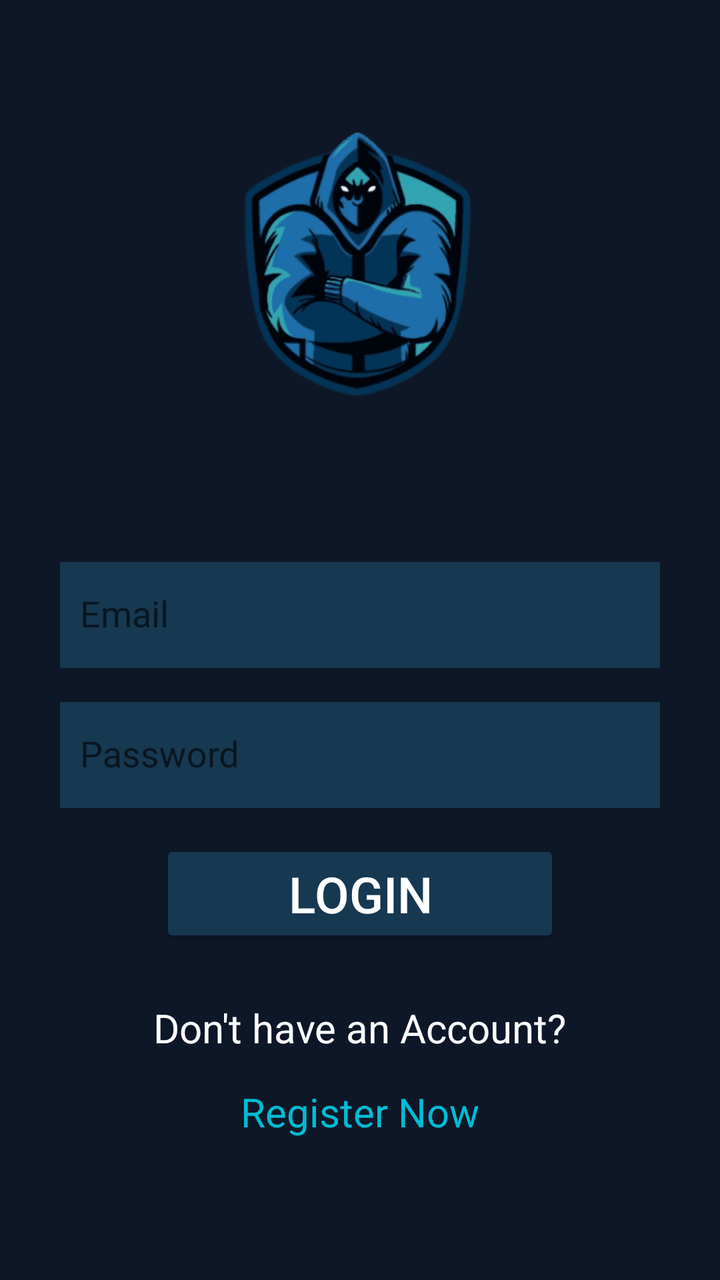
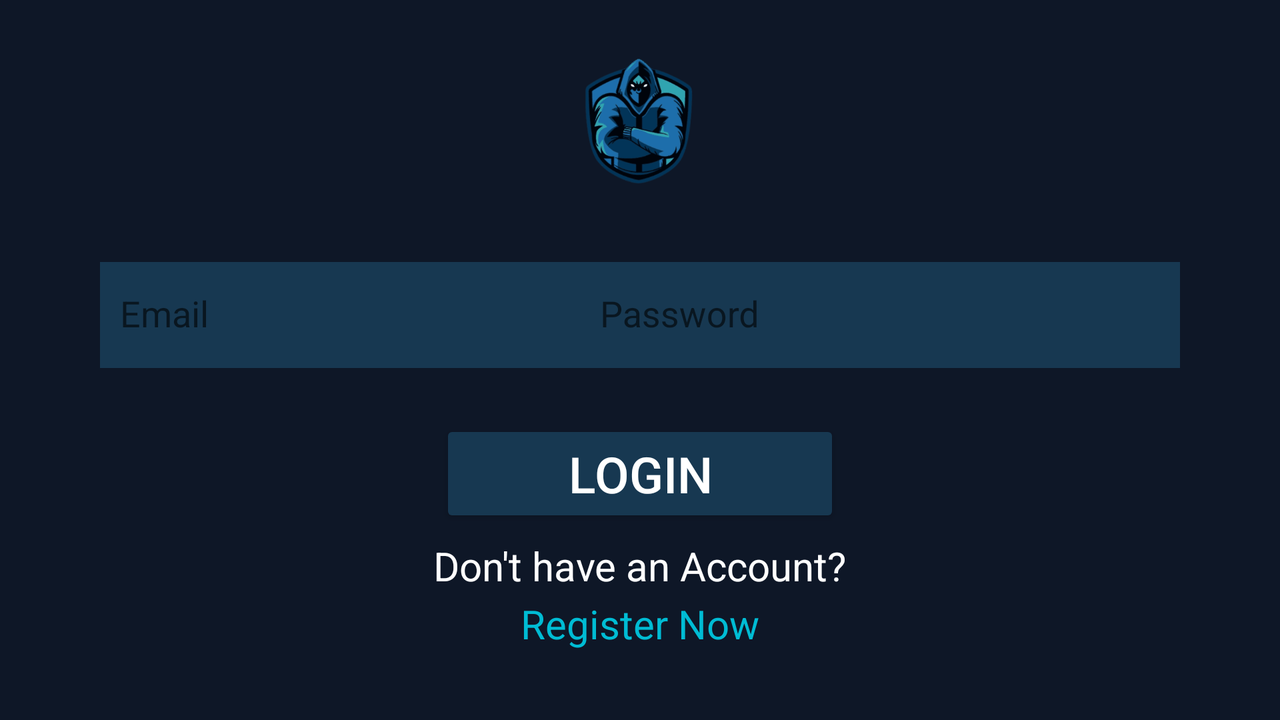

The same Android screen from two of the app's own layout files: first res/layout/ as a phone draws it, then the author's variant for another configuration, drawn on a device whose configuration selects that folder. Both files follow.
<!-- AndroidManifest.xml: activity theme Theme.AppCompat.Light.NoActionBar -->
<!-- res/layout/activity_login.xml -->
<?xml version="1.0" encoding="utf-8"?>
<RelativeLayout xmlns:android="http://schemas.android.com/apk/res/android"
    xmlns:app="http://schemas.android.com/apk/res-auto"
    xmlns:tools="http://schemas.android.com/tools"
    android:layout_width="match_parent"
    android:layout_height="match_parent"

    android:background="#0e1727"
    
    tools:context=".LoginActivity">

    <ImageView
        android:id="@+id/imgLogo"
        android:layout_width="243dp"
        android:layout_height="251dp"
        android:layout_centerHorizontal="true"
        android:src="@drawable/gamelogooriginal" />

    <com.google.android.material.textfield.TextInputLayout
        android:layout_width="300dp"
        android:layout_height="wrap_content"
        android:layout_centerHorizontal="true"
        android:layout_marginTop="270dp">

        <com.google.android.material.textfield.TextInputEditText
            android:id="@+id/Email"
            android:layout_width="300dp"
            android:layout_height="53dp"
            android:paddingLeft="10dp"
            android:maxLines="1"
            android:singleLine="true"
            android:textColor="@color/white"
            android:background="@color/blue_shade"
            android:hint="@string/email">

        </com.google.android.material.textfield.TextInputEditText>
    </com.google.android.material.textfield.TextInputLayout>


    <com.google.android.material.textfield.TextInputLayout
        android:layout_width="300dp"
        android:layout_height="wrap_content"
        android:layout_marginTop="340dp"
        android:layout_centerHorizontal="true"
        >

        <com.google.android.material.textfield.TextInputEditText
            android:id="@+id/Password"
            android:layout_width="300dp"
            android:paddingLeft="10dp"
            android:maxLines="1"
            android:inputType="textPassword"
            android:singleLine="true"
            android:layout_height="53dp"
            android:textColor="@color/white"
            android:background="@color/blue_shade"
            android:hint="@string/password">

        </com.google.android.material.textfield.TextInputEditText>
    </com.google.android.material.textfield.TextInputLayout>


    <Button
        android:layout_width="200dp"
        android:layout_height="wrap_content"
        android:layout_marginTop="420dp"
        android:id="@+id/LoginBtn"
        android:backgroundTint="@color/blue_shade"
        android:textColor="@color/white"
        android:textSize="25sp"
        android:layout_centerHorizontal="true"
        android:text="@string/login"/>

    <TextView
        android:layout_width="wrap_content"
        android:layout_height="wrap_content"
        android:id="@+id/Dont"
        android:layout_alignBottom="@id/LoginBtn"
        android:layout_marginBottom="-54dp"
        android:text="@string/don_t_have_an_account"
        android:textColor="@color/white"
        android:layout_centerHorizontal="true"
        android:textSize="20sp" />

    <TextView
        android:id="@+id/RegisterMove"
        android:layout_width="wrap_content"
        android:layout_height="wrap_content"

        android:layout_alignBottom="@id/LoginBtn"
        android:layout_centerHorizontal="true"
        android:layout_marginBottom="-96dp"

        android:text="@string/register_now"
        android:textColor="@color/_00bcd4"
        android:textSize="20sp" />
    <ProgressBar
        android:layout_width="wrap_content"
        android:layout_height="wrap_content"
        android:layout_centerHorizontal="true"
        android:layout_alignBottom="@id/LoginBtn"
        android:layout_marginBottom="-144dp"
        android:id="@+id/progressBar"
        android:visibility="gone"/>


</RelativeLayout>
<!-- resources referenced by this layout -->
<resources>
  <color name="_00bcd4">#00BCD4</color>
  <color name="blue_shade">#173851</color>
  <color name="white">#FFFFFFFF</color>
  <!-- drawable gamelogooriginal: png bitmap (drawable, 10893 bytes) -->
  <string name="don_t_have_an_account">Don\'t have an Account?</string>
  <string name="email">Email</string>
  <string name="login">Login</string>
  <string name="password">Password</string>
  <string name="register_now">Register Now</string>
</resources>
<!-- res/layout-land/activity_login.xml (the author's variant of the layout above) -->
<!-- drawn on the phone turned sideways -->
<?xml version="1.0" encoding="utf-8"?>
<RelativeLayout xmlns:android="http://schemas.android.com/apk/res/android"
    xmlns:app="http://schemas.android.com/apk/res-auto"
    xmlns:tools="http://schemas.android.com/tools"
    android:layout_width="match_parent"
    android:layout_height="match_parent"

    android:background="#0e1727"
    
    tools:context=".LoginActivity">

    <ImageView
        android:id="@+id/imgLogo"
        android:layout_width="177dp"
        android:layout_height="115dp"
        android:layout_centerHorizontal="true"
        android:src="@drawable/gamelogooriginal" />

    <com.google.android.material.textfield.TextInputLayout
        android:layout_width="300dp"
        android:layout_height="wrap_content"
        android:layout_alignParentLeft="true"
        android:layout_marginLeft="50dp"
        android:layout_marginTop="120dp">

        <com.google.android.material.textfield.TextInputEditText
            android:id="@+id/Email"
            android:layout_width="300dp"
            android:layout_height="53dp"
            android:paddingLeft="10dp"
            android:maxLines="1"
            android:textColor="@color/white"
            android:background="@color/blue_shade"
            android:hint="@string/email">

        </com.google.android.material.textfield.TextInputEditText>
    </com.google.android.material.textfield.TextInputLayout>


    <com.google.android.material.textfield.TextInputLayout
        android:layout_width="300dp"
        android:layout_height="wrap_content"
        android:layout_alignParentRight="true"
        android:layout_marginRight="50dp"
        android:layout_marginTop="120dp"
        android:layout_centerHorizontal="true"
        >

        <com.google.android.material.textfield.TextInputEditText
            android:id="@+id/Password"
            android:layout_width="300dp"
            android:paddingLeft="10dp"
            android:maxLines="1"
            android:inputType="textPassword"
            android:layout_height="53dp"
            android:textColor="@color/white"
            android:background="@color/blue_shade"
            android:hint="@string/password">

        </com.google.android.material.textfield.TextInputEditText>
    </com.google.android.material.textfield.TextInputLayout>


    <Button
        android:layout_width="200dp"
        android:layout_height="wrap_content"
        android:layout_marginTop="210dp"
        android:id="@+id/LoginBtn"
        android:backgroundTint="@color/blue_shade"
        android:textColor="@color/white"
        android:textSize="25sp"
        android:layout_centerHorizontal="true"
        android:text="@string/login"/>

    <TextView
        android:id="@+id/Dont"
        android:layout_width="wrap_content"
        android:layout_height="wrap_content"
        android:layout_alignBottom="@id/LoginBtn"
        android:layout_centerHorizontal="true"
        android:layout_marginBottom="-33dp"
        android:text="@string/don_t_have_an_account"
        android:textColor="@color/white"
        android:textSize="20sp" />

    <TextView
        android:id="@+id/RegisterMove"
        android:layout_width="wrap_content"
        android:layout_height="wrap_content"

        android:layout_alignBottom="@id/LoginBtn"
        android:layout_centerHorizontal="true"
        android:layout_marginBottom="-62dp"

        android:text="@string/register_now"
        android:textColor="@color/_00bcd4"
        android:textSize="20sp" />

    <ProgressBar
        android:layout_width="wrap_content"
        android:layout_height="wrap_content"
        android:layout_centerHorizontal="true"
        android:layout_alignBottom="@id/LoginBtn"
        android:layout_marginBottom="-94dp"
        android:id="@+id/progressBar"
        android:visibility="gone"/>


</RelativeLayout>
